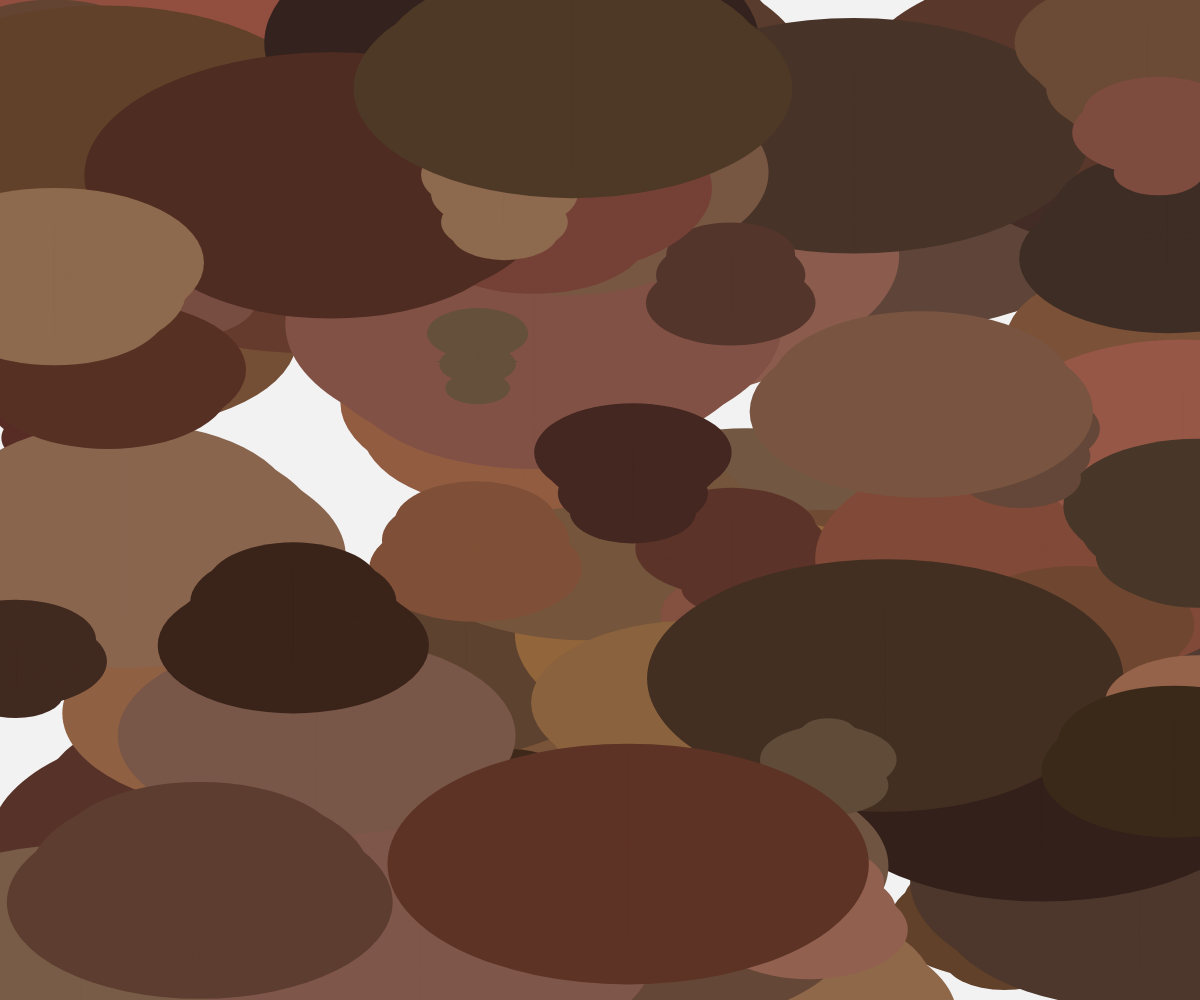
Frame 1 (no input)
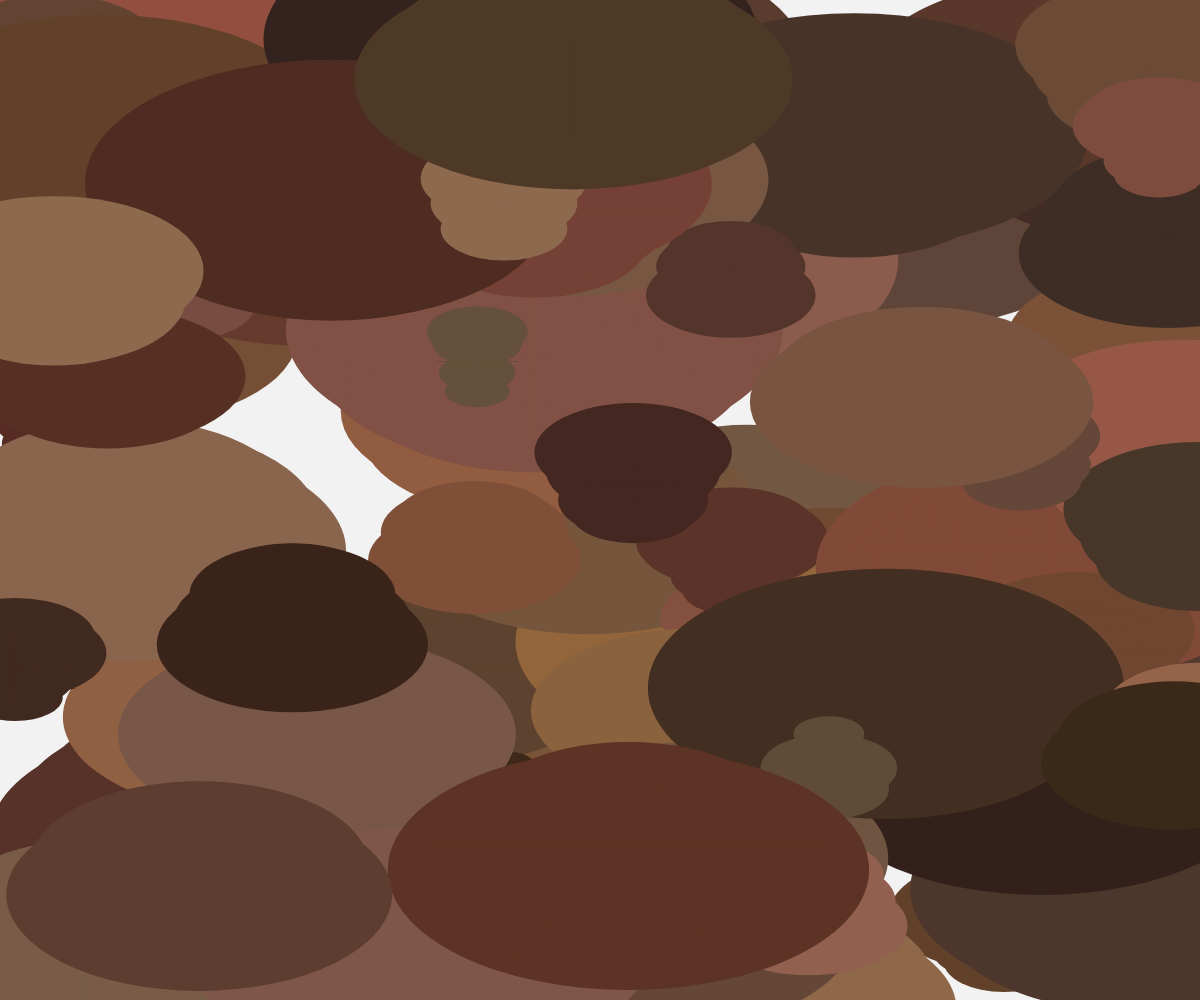
Frame 60 (no input)
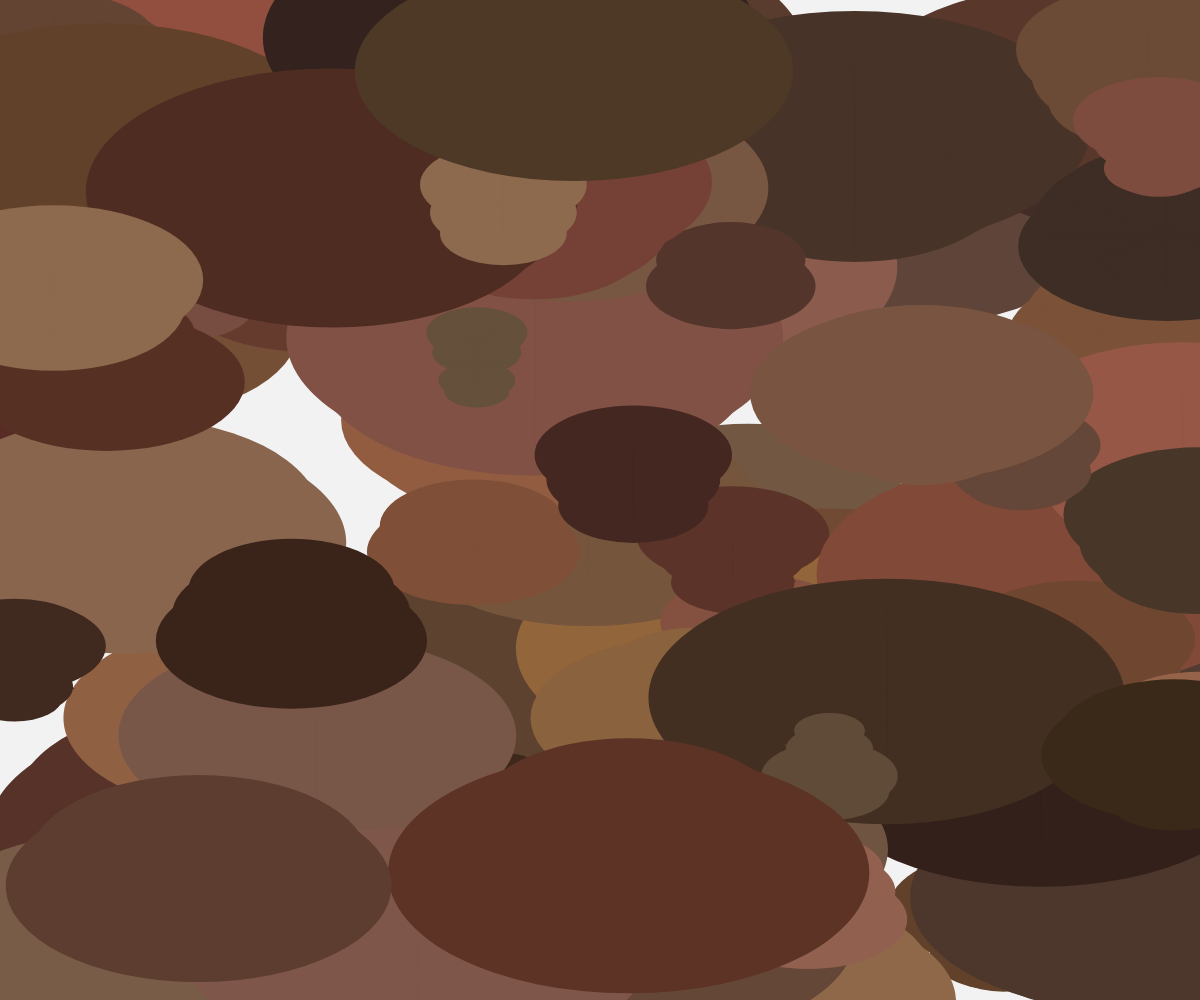
Frame 120 (the mouse pressed at the canvas centre since frame 60)

The p5.js sketch that drew these frames (run headless with seeded random() and noise() and a simulated clock; from frame 60 on, the mouse is pressed at the canvas centre):

// p5.js sketch
// ── sketch.js
let dunes = [];
let time = 0;
const numDunes = 100;

function setup() {
  createCanvas(windowWidth, windowHeight);
  colorMode(HSB, 360, 100, 100, 1);
  
  // Initialize dunes with varying properties
  for (let i = 0; i < numDunes; i++) {
    dunes.push({
      x: random(width),
      y: random(height),
      size: random(100, 500),
      speed: random(0.0005, 0.002),
      angle: random(TWO_PI),
      color: color(random(10, 30), random(40, 60), random(20, 60)),
      offset: random(TWO_PI)
    });
  }
}

function draw() {
  background(0, 0, 95);
  
  time += 0.005;
  
  // Draw each dune as an organic, flowing shape
  for (let i = 0; i < dunes.length; i++) {
    let dune = dunes[i];
    
    // Update position based on time and angle
    dune.x += cos(dune.angle) * dune.speed * 10;
    dune.y += sin(dune.angle) * dune.speed * 10;
    
    // Wrap around edges
    if (dune.x > width + 300) dune.x = -300;
    if (dune.x < -300) dune.x = width + 300;
    if (dune.y > height + 300) dune.y = -300;
    if (dune.y < -300) dune.y = height + 300;
    
    // Apply subtle noise to angle for organic movement
    dune.angle += noise(dune.x * 0.005, dune.y * 0.005, time) * 0.03 - 0.015;
    
    // Draw the dune shape using a series of overlapping ellipses
    push();
    translate(dune.x, dune.y);
    noStroke();
    fill(dune.color);
    
    // Create organic, flowing form with multiple layers
    for (let j = 0; j < 7; j++) {
      let layerSize = dune.size * (1 - j * 0.12);
      let offset = sin(time + dune.offset + j) * 30;
      ellipse(0, offset, layerSize, layerSize * 0.5);
    }
    
    // Add subtle striations
    stroke(dune.color);
    strokeWeight(1);
    for (let j = 0; j < 12; j++) {
      let angle = map(j, 0, 12, 0, TWO_PI);
      let layerSize = dune.size * (0.8 - j * 0.05);
      let x1 = cos(angle) * layerSize * 0.5;
      let y1 = sin(angle) * layerSize * 0.3;
      let x2 = cos(angle + PI) * layerSize * 0.5;
      let y2 = sin(angle + PI) * layerSize * 0.3;
      line(x1, y1, x2, y2);
    }
    
    pop();
  }
}

function windowResized() {
  resizeCanvas(windowWidth, windowHeight);
}
